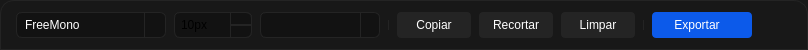
             <widget class="QWidget" name="widget_3" native="true">
              <property name="minimumSize">
               <size>
                <width>0</width>
                <height>50</height>
               </size>
              </property>
              <property name="maximumSize">
               <size>
                <width>16777215</width>
                <height>50</height>
               </size>
              </property>
              <property name="font">
               <font>
                <fontweight>Black</fontweight>
               </font>
              </property>
              <property name="styleSheet">
               <string notr="true">QWidget{
	background-color: rgb(24, 24, 24);
	border: 1px solid #242424;
	border-bottom-left-radius: 0px;
    border-bottom-right-radius: 0px;
    border-top-left-radius: 14px;
    border-top-right-radius: 14px;
}

 QPushButton {
        background-color: #1A1A1A;
        color: white;
        font-size: 12px;
		border: 0px solid #242424;
    }
</string>
              </property>
              <layout class="QHBoxLayout" name="horizontalLayout">
               <property name="spacing">
                <number>8</number>
               </property>
               <property name="leftMargin">
                <number>16</number>
               </property>
               <property name="topMargin">
                <number>8</number>
               </property>
               <property name="rightMargin">
                <number>16</number>
               </property>
               <property name="bottomMargin">
                <number>8</number>
               </property>
               <item>
                <widget class="QFontComboBox" name="cmbFonte">
                 <property name="minimumSize">
                  <size>
                   <width>120</width>
                   <height>26</height>
                  </size>
                 </property>
                 <property name="maximumSize">
                  <size>
                   <width>150</width>
                   <height>26</height>
                  </size>
                 </property>
                 <property name="styleSheet">
                  <string notr="true">QComboBox {
    background-color: #121212;
    border: 1px solid #242424;
    border-radius: 6px;
    color: #ffffff;
    font-size: 12px;
	padding-left: 8px
}

/* Botão da seta */
QComboBox::drop-down {
    width: 20px;
    border-left: 1px solid #242424;
    background-color: #121212;
    border-top-right-radius: 6px;
    border-bottom-right-radius: 6px;
}

/* Ícone da seta */
QComboBox::down-arrow {
    /*image: url(&quot;resources/icons/arrow.png&quot;);*/
    width: 14px;
    height: 14px;
}

/* Quando estiver aberto */
QComboBox::down-arrow:on {
  /*  image: url(&quot;resources/icons/arrow.png&quot;);  aqui você pode trocar por uma seta invertida */
}

/* Lista suspensa */
QComboBox QAbstractItemView {
    background-color: #1e1e1e;
    border: 1px solid #242424;
    selection-background-color: #067EEE;
    selection-color: #ffffff;
    padding: 4px;
}
</string>
                 </property>
                 <property name="editable">
                  <bool>false</bool>
                 </property>
                 <property name="currentText">
                  <string>Courier</string>
                 </property>
                 <property name="currentIndex">
                  <number>3</number>
                 </property>
                 <property name="maxVisibleItems">
                  <number>30</number>
                 </property>
                 <property name="frame">
                  <bool>true</bool>
                 </property>
                 <property name="labelDrawingMode">
                  <enum>QComboBox::LabelDrawingMode::UseStyle</enum>
                 </property>
                 <property name="fontFilters">
                  <set>QFontComboBox::FontFilter::MonospacedFonts</set>
                 </property>
                 <property name="currentFont">
                  <font>
                   <family>Courier</family>
                   <pointsize>10</pointsize>
                  </font>
                 </property>
                </widget>
               </item>
               <item>
                <widget class="QSpinBox" name="spnFontSize">
                 <property name="minimumSize">
                  <size>
                   <width>78</width>
                   <height>26</height>
                  </size>
                 </property>
                 <property name="maximumSize">
                  <size>
                   <width>78</width>
                   <height>26</height>
                  </size>
                 </property>
                 <property name="styleSheet">
                  <string notr="true">QSpinBox {
	background-color: rgb(18, 18, 18);
    border: 1px solid #242424;
    border-radius: 6px;
	font-size: 12px;
	padding-left: 4px
}

/* Botão de aumentar */
QSpinBox::up-button {
    subcontrol-origin: border;
    subcontrol-position: top right; /* canto direito superior */
 	border: 1px solid #242424;
    width: 20px;
    background: #121212;
    border-top-right-radius: 6px;
}

/* Botão de diminuir */
QSpinBox::down-button {
    subcontrol-origin: border;
    subcontrol-position: bottom right; /* canto direito inferior */
	border: 1px solid #242424;
    width: 20px;
    background: #121212;
    border-bottom-right-radius: 6px;
}

/* Ícones (setinhas) */
QSpinBox::up-arrow {
    image: url(up.png);  /* use seu ícone */
    width: 10px;
    height: 8px;
}

QSpinBox::down-arrow {
    image: url(down.png);
    width: 10px;
    height: 10px;
}
</string>
                 </property>
                 <property name="suffix">
                  <string>px</string>
                 </property>
                 <property name="minimum">
                  <number>6</number>
                 </property>
                 <property name="maximum">
                  <number>32</number>
                 </property>
                 <property name="value">
                  <number>10</number>
                 </property>
                </widget>
               </item>
               <item>
                <widget class="QComboBox" name="cmbTextColor">
                 <property name="minimumSize">
                  <size>
                   <width>120</width>
                   <height>26</height>
                  </size>
                 </property>
                 <property name="maximumSize">
                  <size>
                   <width>120</width>
                   <height>26</height>
                  </size>
                 </property>
                 <property name="styleSheet">
                  <string notr="true">QComboBox {
    background-color: #121212;
    border: 1px solid #242424;
    border-radius: 6px;
    color: #ffffff;
    font-size: 12px;
	padding-left: 8px
}

/* Botão da seta */
QComboBox::drop-down {
    width: 18px;
    border-left: 1px solid #242424;
    background-color: #121212;
    border-top-right-radius: 6px;
    border-bottom-right-radius: 6px;
}

/* Ícone da seta */
QComboBox::down-arrow {
    image: url(&quot;resources/icons/arrow.png&quot;);
    width: 14px;
    height: 14px;
}

/* Quando estiver aberto */
QComboBox::down-arrow:on {
    image: url(&quot;resources/icons/arrow.png&quot;); /* aqui você pode trocar por uma seta invertida */
}

/* Lista suspensa */
QComboBox QAbstractItemView {
    background-color: #1e1e1e;
    border: 1px solid #242424;
    selection-background-color: #067EEE;
    selection-color: #ffffff;
    padding: 4px;
}
</string>
                 </property>
                </widget>
               </item>
               <item>
                <widget class="Line" name="line_3">
                 <property name="maximumSize">
                  <size>
                   <width>1</width>
                   <height>10</height>
                  </size>
                 </property>
                 <property name="orientation">
                  <enum>Qt::Orientation::Vertical</enum>
                 </property>
                </widget>
               </item>
               <item>
                <widget class="QPushButton" name="btnCopiar">
                 <property name="minimumSize">
                  <size>
                   <width>74</width>
                   <height>26</height>
                  </size>
                 </property>
                 <property name="styleSheet">
                  <string notr="true">QPushButton{
	background-color: rgb(36, 36, 36);
	border: none;
	border-radius: 4px;
}

QPushButton::hover{
	background-color: rgb(28, 28, 28);
	border: 1px solid #242424;
	border-radius: 4px;
}</string>
                 </property>
                 <property name="text">
                  <string>Copiar</string>
                 </property>
                </widget>
               </item>
               <item>
                <widget class="QPushButton" name="btnRecortar">
                 <property name="minimumSize">
                  <size>
                   <width>74</width>
                   <height>26</height>
                  </size>
                 </property>
                 <property name="styleSheet">
                  <string notr="true">QPushButton{
	background-color: rgb(36, 36, 36);
	border: none;
	border-radius: 4px;
}

QPushButton::hover{
	background-color: rgb(28, 28, 28);
	border: 1px solid #242424;
	border-radius: 4px;
}</string>
                 </property>
                 <property name="text">
                  <string>Recortar</string>
                 </property>
                </widget>
               </item>
               <item>
                <widget class="QPushButton" name="pushButton_7">
                 <property name="minimumSize">
                  <size>
                   <width>74</width>
                   <height>26</height>
                  </size>
                 </property>
                 <property name="styleSheet">
                  <string notr="true">QPushButton{
	background-color: rgb(36, 36, 36);
	border: none;
	border-radius: 4px;
}

QPushButton::hover{
	background-color: rgb(28, 28, 28);
	border: 1px solid #242424;
	border-radius: 4px;
}</string>
                 </property>
                 <property name="text">
                  <string>Limpar</string>
                 </property>
                </widget>
               </item>
               <item>
                <widget class="Line" name="line">
                 <property name="maximumSize">
                  <size>
                   <width>1</width>
                   <height>10</height>
                  </size>
                 </property>
                 <property name="orientation">
                  <enum>Qt::Orientation::Vertical</enum>
                 </property>
                </widget>
               </item>
               <item>
                <widget class="QPushButton" name="pushButton_8">
                 <property name="minimumSize">
                  <size>
                   <width>100</width>
                   <height>26</height>
                  </size>
                 </property>
                 <property name="font">
                  <font>
                   <pointsize>-1</pointsize>
                   <fontweight>DemiBold</fontweight>
                  </font>
                 </property>
                 <property name="layoutDirection">
                  <enum>Qt::LayoutDirection::RightToLeft</enum>
                 </property>
                 <property name="styleSheet">
                  <string notr="true">QPushButton{
	background-color: rgb(12, 90, 234);
	border: none;
	border-radius: 4px;
}

QPushButton::hover{
	background-color: rgb(5, 72, 197);
	border: none;
	border-radius: 4px;
}</string>
                 </property>
                 <property name="text">
                  <string>Exportar   </string>
                 </property>
                 <property name="icon">
                  <iconset resource="../assets/icons/resource_icons.qrc">
                   <normaloff>:/icons/export.svg</normaloff>:/icons/export.svg</iconset>
                 </property>
                </widget>
               </item>
               <item>
                <spacer name="horizontalSpacer_2">
                 <property name="orientation">
                  <enum>Qt::Orientation::Horizontal</enum>
                 </property>
                 <property name="sizeHint" stdset="0">
                  <size>
                   <width>40</width>
                   <height>20</height>
                  </size>
                 </property>
                </spacer>
               </item>
              </layout>
             </widget>
